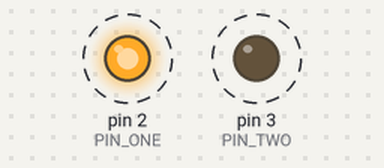
Bench run of a sketch on a simulated Arduino Uno, built with avr-gcc and run on an emulated ATmega328P. Parts: output pins drawn as LEDs (lit = HIGH). Dashed ring = blinking.

Above: at 0.5 s.
Timing chart, 0 to 4.6 s (numbered marks = the images above):
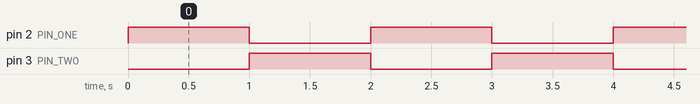

Measured:
- by itself, pin 2 (PIN_ONE), pin 3 (PIN_TWO): alternates HIGH for 1.0 s and LOW for 1.0 s
- by itself, everything shown: repeats every 2.0 s, in 3 steps

The sketch:

2-alternate-leds.ino
```cpp
const int PIN_ONE = 2;
const int PIN_TWO = 3;

void setup() {
  pinMode(PIN_ONE, OUTPUT);
  pinMode(PIN_TWO, OUTPUT);
}

void loop() {
  flash(PIN_ONE);
  flash(PIN_TWO);
}

void flash(int pin) {
  digitalWrite(pin, HIGH);
  delay(1000);
  digitalWrite(pin, LOW);
}
```
